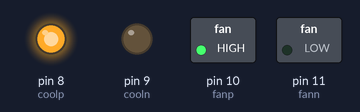
A sketch run on a simulated Arduino Uno, built with avr-gcc and run on an emulated ATmega328P. Shown: switched loads named in the sketch (green lamp = pin HIGH), output pins drawn as LEDs (lit = HIGH).

Above: at 0.1 s.
Timing chart, 0 to 1.6 s (numbered marks = the images above):
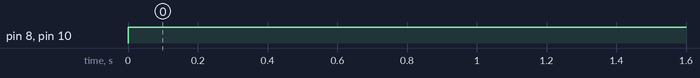

Measured:
- by itself, pin 8 (coolp), pin 10 (fanp): LOW → HIGH at 0.00 s

The sketch:

TEC_and_fan_thermo_cup.ino
```cpp
void setup() {
  Serial.begin(9600);
  pinMode(8,OUTPUT);
  pinMode(9,OUTPUT);
  pinMode(10,OUTPUT);
  pinMode(11,OUTPUT);
}

void loop() {
  int coolp= 8;
  int cooln= 9;
  int fanp= 10;
  int fann= 11;
  digitalWrite(coolp, HIGH);
  digitalWrite(cooln, LOW);
  digitalWrite(fanp, HIGH);
  digitalWrite(fann, LOW);
//  analogWrite(coolp, 255);
//  analogWrite(cooln, 0);
//  analogWrite(fanp, 255);
//  analogWrite(fann, 0);

//  delay(20000);
//  digitalWrite(coolp, LOW);
//  digitalWrite(cooln, LOW);
//  digitalWrite(fanp, LOW);
//  digitalWrite(fann, LOW);
//  delay(2000);
}
```
